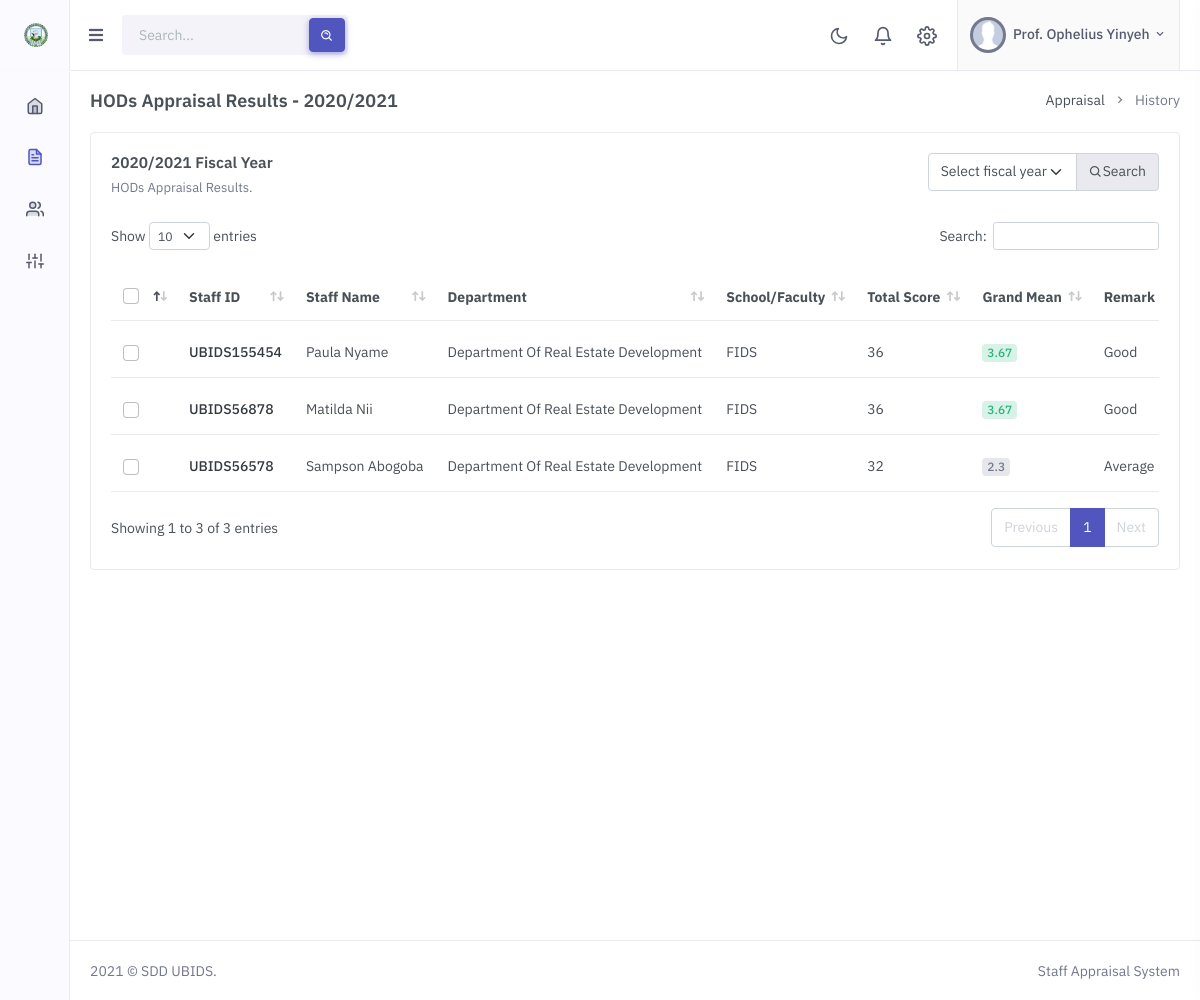
Before: /staff/appraisal-history-hod.php (signed in) with the older database file.
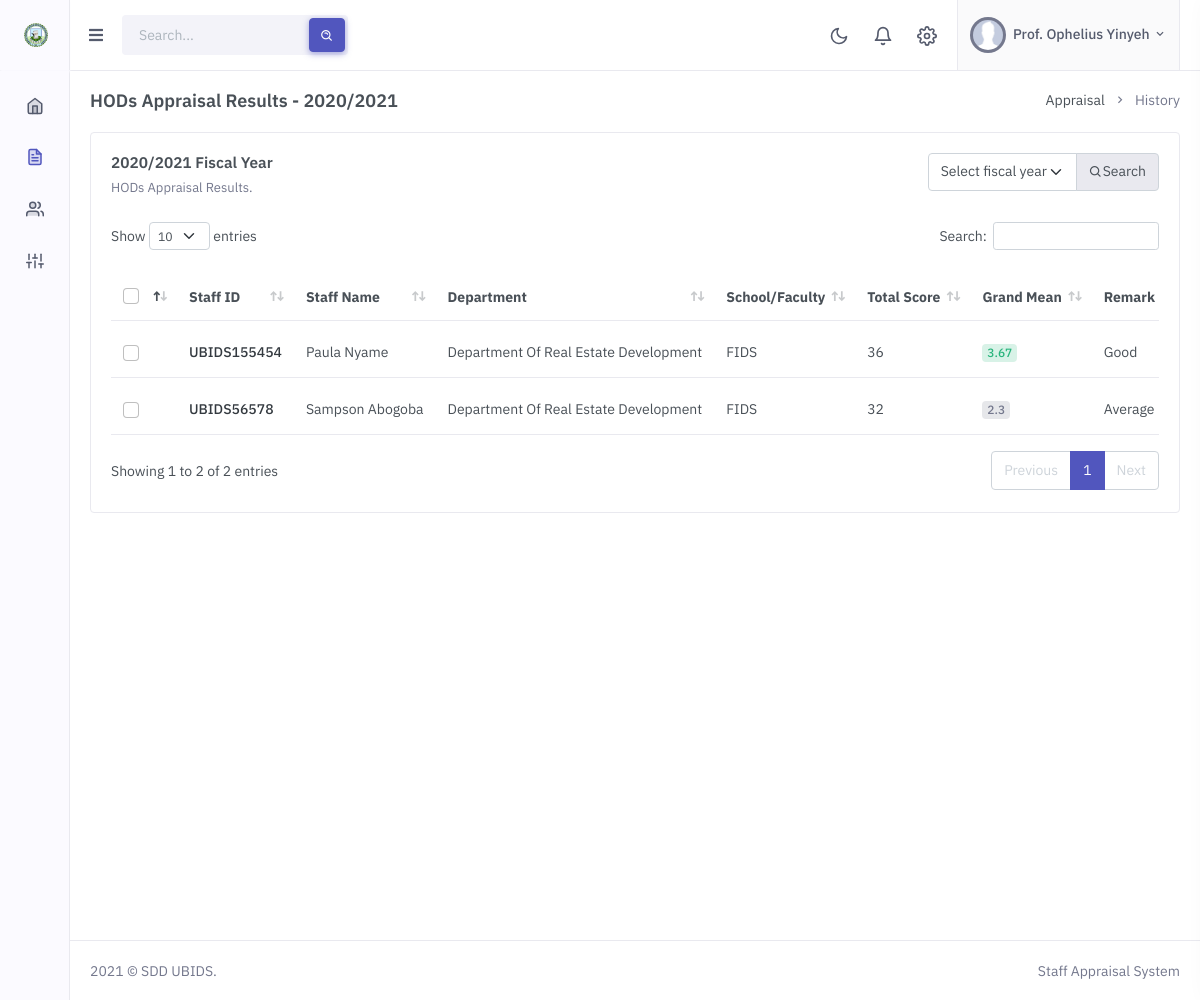
After: the same page with the newer database file.
### tables this page shows
CREATE TABLE `appraisal` (
  `appraisal_id` int(11) NOT NULL,
  `staff_id` int(11) NOT NULL,
  `department_id` int(11) NOT NULL,
  `fiscal_session_id` int(11) NOT NULL,
  `total_score` int(11) NOT NULL,
  `grand_mean` double NOT NULL,
  `remarks` varchar(60) NOT NULL,
  `general_comments` longtext NOT NULL
);

CREATE TABLE `staff` (
  `staff_id` int(11) NOT NULL,
  `staff_id_no` varchar(50) NOT NULL,
  `title` varchar(10) NOT NULL,
  `staff_name` varchar(50) NOT NULL,
  `sch_fac_dept_id` int(11) NOT NULL,
  `role` varchar(50) NOT NULL,
  `position` varchar(60) NOT NULL,
  `email` varchar(255) NOT NULL
);

CREATE TABLE `departments` (
  `department_id` int(11) NOT NULL,
  `department_name` varchar(255) NOT NULL,
  `school_faculty_id` int(11) NOT NULL
);

CREATE TABLE `schools_faculties` (
  `school_faculty_id` int(11) NOT NULL,
  `school_faculty_name` varchar(255) NOT NULL,
  `acronym` varchar(50) NOT NULL
);

### dbh/db_functions.php (called while the page is built, shortened)
<?php
function select_all_where($table_name, $where_field, $where_keyword) {
    global $pdo;
    $sql = "SELECT * FROM $table_name WHERE $where_field = ?";
    $stmt = $pdo->prepare($sql);
    $stmt->execute([$where_keyword]);
    $result = $stmt->fetchAll();
    return $result;
}
function select_all_desc_id_limit($table, $primary_key, $limit) {
    global $pdo;
    $sql = "SELECT * FROM $table ORDER BY $primary_key desc LIMIT $limit";
    $stmt = $pdo->prepare($sql);
    $stmt->execute();
    $result = $stmt->fetchAll();
    return $result;
}
function department_school_faculty_id($department_id) {
    global $pdo;
    $sql = "SELECT * FROM departments WHERE department_id=?";
    $stmt = $pdo->prepare($sql);
    $stmt->execute([$department_id]);
    $result = $stmt->fetchAll();
    return $result[0]['school_faculty_id'];
}
function school_faculty_acronym($school_faculty_id) {
    global $pdo;
    $sql = "SELECT * FROM schools_faculties WHERE school_faculty_id=?";
    $stmt = $pdo->prepare($sql);
    $stmt->execute([$school_faculty_id]);
    $result = $stmt->fetchAll();
    return $result[0]['acronym'];
}

### staff/appraisal-history-hod.php (the view, shortened to what the changed rows need)
<!doctype html>
<html lang="en">
    <head>
        <link href="../assets/libs/flatpickr/flatpickr.min.css" rel="stylesheet" type="text/css">
        <link href="../assets/libs/datatables.net-bs4/css/dataTables.bootstrap4.min.css" rel="stylesheet" type="text/css" />
        <link href="../assets/libs/datatables.net-responsive-bs4/css/responsive.bootstrap4.min.css" rel="stylesheet" type="text/css" />
        <link rel="stylesheet" href="../assets/css/preloader.min.css" type="text/css" />
        <link href="../assets/css/bootstrap.min.css" id="bootstrap-style" rel="stylesheet" type="text/css" />
        <link href="../assets/css/icons.min.css" rel="stylesheet" type="text/css" />
        <link href="../assets/css/app.min.css" id="app-style" rel="stylesheet" type="text/css" />
    </head>
    <body>
        <?php
            include "includes/header.inc.php";
            if($_SESSION['appraisal_role'] != "Dean") {
                echo "<script>
                        alert('You do no have access to this page. You will be redirected to the HOD dashboard');
                        window.location.href='index_hod.php';
                      </script>";
                exit();
            }
            else {
                $search_fiscal_session_id = 0;
                if(!isset($_POST['year']) || empty($_POST['year'])) {
                    $last_fiscal_session = select_all_desc_id_limit("fiscal_sessions", "fiscal_session_id", 1);
                    if(count($last_fiscal_session) > 0) {
                        $search_fiscal_session_id = $last_fiscal_session[0]['fiscal_session_id'];
                    }
                    else {
                        echo "<script>
                                alert('No Fiscal Session found. Please add a fiscal session');
                            </script>";
                    }
                }
                else {
                    $search_fiscal_session_id = trim($_POST['year']);
                }
            }
        ?>
                <div class="page-content">
                    <div class="container-fluid">
                        <div class="row">
                            <div class="col-lg-12">
                                <div class="card">
                                    <div class="card-body">
                                        <div class="row">
                                            <div class="col-sm">
                                            </div>
                                            <div class="col-sm-auto">
                                            </div>
                                        </div>
                                        <div class="table-responsive">
                                            <table class="table align-middle datatable dt-responsive table-check nowrap" style="border-collapse: collapse; border-spacing: 0 8px; width: 100%;">
                                                <thead>
                                                    <tr class="bg-transparent">
                                                        <th style="width: 30px;">
                                                            <div class="form-check font-size-16">
                                                                <input type="checkbox" name="check" class="form-check-input" id="checkAll">
                                                            </div>
                                                        </th>
                                                        <th style="width: 120px;">Staff ID</th>
                                                        <th style="width: 150px;">Staff Name</th>
                                                        <th>Department</th>
                                                        <th>School/Faculty</th>
                                                        <th>Total Score</th>
                                                        <th>Grand Mean</th>
                                                        <th>Remark</th>
                                                    </tr>
                                                </thead>
                                                <tbody>
                                                    <?php
                                                        $appraisal_results = select_all_where("appraisal", "fiscal_session_id", $search_fiscal_session_id);
                                                        if(count($appraisal_results) > 0) {
                                                            foreach ($appraisal_results as $result) {
                                                                $staff_department_id = $result['department_id'];
                                                                $staff_school_id = department_school_faculty_id($staff_department_id);
                                                                if($staff_school_id == $_SESSION['appraisal_sch_fac_dept_id']) {
                                                                    $staff_id = $result['staff_id'];
                                                                    $select_staff = select_all_where("staff", "staff_id", $staff_id);
                                                                    $role = $select_staff[0]['role'];
                                                                    if($role == "HOD") {
                                                                        $staff_id_no = $select_staff[0]['staff_id_no'];
                                                                        $staff_name = $select_staff[0]['staff_name'];
                                                                        $department_id = $result['department_id'];
                                                                        $department_name = select_all_where("departments", "department_id", $department_id)[0]['department_name'];
                                                                        $department_school_faculty_id = department_school_faculty_id($department_id);
                                                                        $total_score = $result['total_score'];
                                                                        $grand_mean = $result['grand_mean'];
                                                                        $remarks = $result['remarks'];
                                                                        $grand_mean_color = "";
                                                                        switch ($grand_mean) {
                                                                            case $grand_mean >= 3:
                                                                                $grand_mean_color = "success";
                                                                                break;
                                                                            default:
                                                                                $grand_mean_color = "secondary";
                                                                                break;
                                                                        }
                                                                        ?>
                                                                        <tr>
                                                                            <td>
                                                                                <div class="form-check font-size-16">
                                                                                    <input type="checkbox" class="form-check-input">
                                                                                </div>
                                                                            </td>
                                                                            <td><span class="text-dark fw-medium"><?php echo $staff_id_no; ?></span> </td>
                                                                            <td><?php echo $staff_name; ?></td>
                                                                            <td><?php echo $department_name; ?></td>
                                                                            <td><?php echo school_faculty_acronym($department_school_faculty_id); ?></td>
                                                                            <td><?php echo $total_score; ?></td>
                                                                            <td>
                                                                                <div class="badge badge-soft-<?php echo $grand_mean_color; ?> font-size-12"><?php echo $grand_mean; ?></div>
                                                                            </td>
                                                                            <td><?php echo $remarks; ?></td>
                                                                        </tr>
                                                                        <?php
                                                                    }
                                                                }
                                                            }
                                                        }
                                                    ?>
                                                </tbody>
                                            </table>
                                        </div>
                                    </div>
                                </div>
                            </div>
                        </div>
                    </div>
                </div>
        <?php include "includes/footer.inc.php"; ?>
    </body>
</html>

Changed rows visible on the page:
no longer on this page (row edited): appraisal: staff.staff_id_no "UBIDS56878", staff.staff_name "Matilda Nii", department.department_name "Department Of Real Estate Development", department.acronym "FIDS", total_score "36", grand_mean "3.67", remarks "Good"
Other visible differences:
text written by a page script: "Show entries Search: Showing 1 to 3 of 3 entries Previous 1 Next" → "Show entries Search: Showing 1 to 2 of 2 entries Previous 1 Next"
